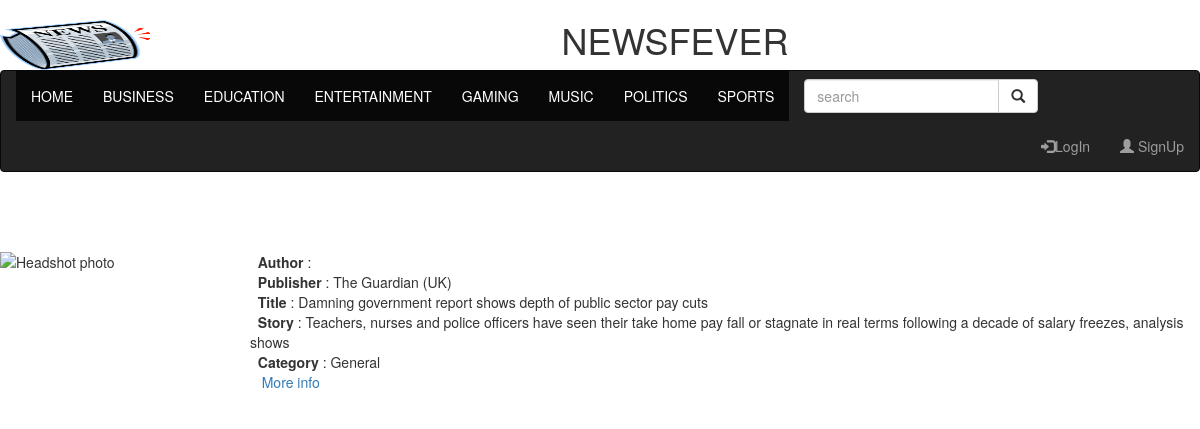
Screenshot of /NewsFeverApp/story with the database file from the repository.
### NewsFeverApp/models.py (models this page shows, shortened)
class News(models.Model):
	author_id = models.ForeignKey(Author, on_delete = models.CASCADE)
	publisher_id = models.ForeignKey(Publisher, on_delete = models.CASCADE)
	title = models.CharField(max_length = 100)
	story = models.CharField(max_length = 500)
	image_url = models.CharField(max_length = 100)
	more_info = models.CharField(max_length = 200)
	public = models.IntegerField(default = 1)
	published_date = models.DateTimeField(null = True,default = timezone.now)
	category = models.ForeignKey(Categories, on_delete = models.CASCADE)

class Publisher(models.Model):
	p_id = models.CharField(primary_key = True, max_length = 50)
	p_name = models.CharField(max_length = 50)
	def __str__(self):
		return self.p_name

class Categories(models.Model):
	category = models.CharField(max_length = 50)
	c_id = models.CharField(primary_key = True, max_length = 4)
	def __str__(self):
		return self.category

### NewsFeverApp/views.py (the view)
def story(request):
    news = News.objects.all()
    for index in news:
        news = index
        break
    return render(request,'NewsFeverApp/stories.html', {'news':news})

### NewsFeverApp/templates/NewsFeverApp/stories.html
{% extends "NewsFeverApp/base.html" %}
{%block content%}
        <br><br><br>
        <p>
	<img src = {{news.image_url}} alt="Headshot photo" style="float:left;margin: 0" width = "250px" height = "150px"/>
        &nbsp&nbsp<b>Author</b>    : {{news.author}}</br>
        &nbsp&nbsp<b>Publisher</b> : {{news.publisher_id}}</br>
	&nbsp&nbsp<b>Title   </b>  : {{news.title}}</br>
        &nbsp&nbsp<b>Story </b>    : {{news.story}}</br>
	&nbsp&nbsp<b>Category </b> : {{news.category}}</br>
        &nbsp&nbsp<a href  = {{news.more_info}} > More info</br>
        </p>
{%endblock%}

### NewsFeverApp/templates/NewsFeverApp/base.html (shortened to what this page needs)
{% load staticfiles %}
<!DOCTYPE html>
<html lang = "en">
	<head>
    	<link rel="stylesheet" href="https://maxcdn.bootstrapcdn.com/bootstrap/3.3.7/css/bootstrap.min.css">
	</head>
	<body>
		<div class = "jumbroton text-center">
			<img src= "{% static "NewsFeverApp/images/news_logo.png" %}" class = "pull-left"  height = "50px" width = "150px"/>
			<center><h1>NEWSFEVER</h1></center>
		</div>
		<nav class = "navbar navbar-inverse">
		    <div class = "container-fluid">
				<ul class = "nav navbar-nav">
		      			<li class = "active"><a href = "base.html">HOME</a></li>
					<li class = "active"><a href = "#">BUSINESS</a></li>
					<li class = "active"><a href = "#">EDUCATION</a></li>
					<li class = "active"><a href = "#">ENTERTAINMENT</a></li>
					<li class = "active"><a href = "#">GAMING</a></li>
					<li class = "active"><a href = "#">MUSIC</a></li>
					<li class = "active"><a href = "#">POLITICS</a></li>
					<li class = "active"><a href = "#">SPORTS</a></li>
				</ul>
				<form class = "navbar-form navbar-left">
					<div class = "input-group">
						<input type = "text" class = "form-control" placeholder = "search">
						<div class = "input-group-btn">
							<button class = "btn btn-default" type = "submit">
								<i class = "glyphicon glyphicon-search"></i>
							</button>
						</div>
					</div>
				</form>
				<ul class="nav navbar-nav navbar-right">
        			<li><a href="login/"><span class="glyphicon glyphicon-log-in"></span>LogIn</a></li>
                    <li><a href="signUp/"><span class="glyphicon glyphicon-user"></span> SignUp</a></li>
      			</ul>
			</div>
		</nav>
	{% block content %}
{% endblock %}
	</body>
</html>

### rows the page displays
News: publisher_id "The Guardian (UK)", title "Damning government report shows depth of public sector pay cuts", story "Teachers, nurses and police officers have seen their take home pay fall or stagnate in real terms following a decade of salary freezes, analysis shows", category "General"
